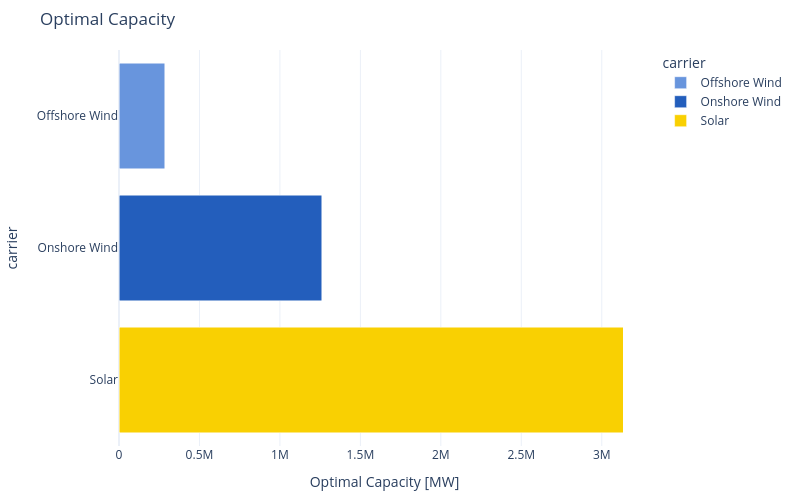

Notebook code for this chart:
### Markdown cell above
:::{dropdown} Spoiler: Plotting from Statistics (next session)
Every statistics method has `.plot` (matplotlib/seaborn) and `.iplot` (plotly) accessors.
All statistics parameters (`carrier`, `bus_carrier`, `groupby`, ...) pass through — no need to query first and plot separately.

Available plot types: `bar`, `line`, `area`, `box`, `scatter`, `histogram`, `violin`, `chart`, `map`.
:::

### Code cell
carriers = ["solar", "onwind", "offwind"]
n.statistics.optimal_capacity.iplot.bar(carrier=carriers)

### Figure 1 — Plotly figure (JSON) as saved in the notebook; plotly's stock layout.template omitted (floating-point values rounded to 4 significant figures)
{"data": [{"hovertemplate": "carrier=%{y}<br>Optimal Capacity [MW]=%{x}<extra></extra>", "legendgroup": "Offshore Wind", "marker": {"color": "#6895dd", "pattern": {"shape": ""}}, "name": "Offshore Wind", "orientation": "h", "showlegend": true, "textposition": "auto", "type": "bar", "x": [284100.0], "xaxis": "x", "y": ["Offshore Wind"], "yaxis": "y"}, {"hovertemplate": "carrier=%{y}<br>Optimal Capacity [MW]=%{x}<extra></extra>", "legendgroup": "Onshore Wind", "marker": {"color": "#235ebc", "pattern": {"shape": ""}}, "name": "Onshore Wind", "orientation": "h", "showlegend": true, "textposition": "auto", "type": "bar", "x": [1259000.0], "xaxis": "x", "y": ["Onshore Wind"], "yaxis": "y"}, {"hovertemplate": "carrier=%{y}<br>Optimal Capacity [MW]=%{x}<extra></extra>", "legendgroup": "Solar", "marker": {"color": "#f9d002", "pattern": {"shape": ""}}, "name": "Solar", "orientation": "h", "showlegend": true, "textposition": "auto", "type": "bar", "x": [3135000.0], "xaxis": "x", "y": ["Solar"], "yaxis": "y"}], "layout": {"barmode": "stack", "height": 500, "legend": {"title": {"text": "carrier"}, "tracegroupgap": 0}, "margin": {"b": 50, "l": 50, "r": 50, "t": 50}, "title": {"text": "Optimal Capacity"}, "width": 800, "xaxis": {"anchor": "y", "domain": [0, 1], "title": {"text": "Optimal Capacity [MW]"}}, "yaxis": {"anchor": "x", "categoryarray": ["Solar", "Onshore Wind", "Offshore Wind"], "categoryorder": "array", "domain": [0, 1], "title": {"text": "carrier"}}}}
